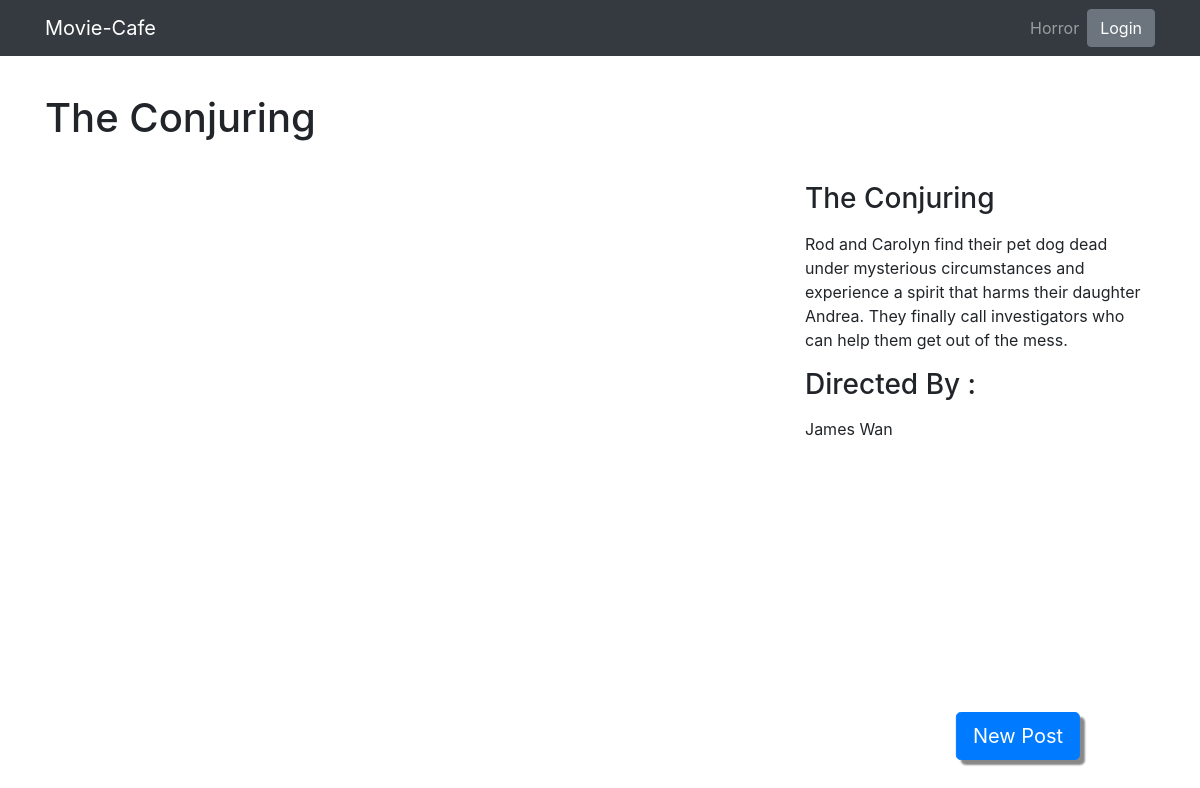
/movies/1/, run on the app's committed database.
### database.py (models this page shows, shortened)
class Genres(Base):
	__tablename__ = 'genres'
	name = Column(String(80), primary_key = True)

class Movies(Base):
	__tablename__ = 'movies'
	id = Column(Integer, primary_key = True)
	name = Column(String(80), nullable = False)
	director = Column(String(80), nullable = False)
	description = Column(Text)
	posterUrl = Column(String(80))
	genre = Column(String(80), ForeignKey('genres.name'))
	genres = relationship(Genres)
	user_email = Column(String(80), ForeignKey('users.email'))
	users = relationship(Users)

### app.py (the view)
@app.route('/movies/<genre>/')
def genre_page(genre):
	genres = Session.query(Genres).all()
	movies = Session.query(Movies).filter_by(genre=genre).all()
	return render_template('genre_page.html', movies=movies, genre=genre,
							genres=genres, STATE=state(),
							login_session=login_session)

### app.py (called while the page is built)
def state():
    state = ''.join(random.choice(string.ascii_uppercase + string.digits)
                    for x in xrange(32))
    login_session['state'] = state
    return state

@app.route('/movies/<int:movie_id>/')
def movie_page(movie_id):
	genres = Session.query(Genres).all()
	movie = Session.query(Movies).filter_by(id=movie_id).one()
	return render_template('movie_page.html', movie=movie, movie_id=movie_id,
							genres=genres, STATE=state(),
							login_session=login_session)

### templates/movie_page.html (shortened to what this page needs)
{% extends "base.html" %} {% block content %}
<h1 class="my-4">{{movie.name}}</h1>
<div class="row">
    <div class="col-md-8">
    </div>
    <div class="col-md-4">
        <h3 class="my-3">{{movie.name}}</h3>
        <p>{{movie.description}}</p>
        <h3 class="my-3">Directed By :</h3>
        <p>{{movie.director}}</p>
    </div>
</div>
{% endblock %}

### templates/base.html (shortened to what this page needs)
<!DOCTYPE html>
<html lang="en">
<head>
	<link rel="stylesheet" href="https://maxcdn.bootstrapcdn.com/bootstrap/4.0.0-beta.2/css/bootstrap.min.css">
	<link href="{{ url_for('static', filename='css/styles.css') }}" rel="stylesheet">
</head>
<body>
	<nav class="navbar navbar-expand-lg navbar-dark bg-dark fixed-top">
		<div class="container">
			<a class="navbar-brand" href="{{ url_for('main_page') }}">Movie-Cafe</a>
			<div class="collapse navbar-collapse" id="navbarResponsive">
				<ul class="navbar-nav ml-auto">
					{% for genre in genres %}
					<li class="nav-item">
						<a class="nav-link" href="{{ url_for('genre_page', genre=genre.name) }}">{{genre.name}}</a>
					</li>
					{% endfor %}
				</ul>
				{% if login_session['name'] %}
					<button href="#" onclick="logout()" class="btn btn-secondary">Logout</button>
				{% else %}
					<button href="#" id="google_login" class="btn btn-secondary">Login</button>
				{% endif %}
			</div>
		</div>
	</nav>
	<div class="container" id="main-content">
		{% block content %} {% endblock %}
		{% if request.path != url_for('post_page') %}
			<form action="{{ url_for('post_page') }}">
				<button id="add-btn" type="submit" class="btn btn-primary btn-lg">New Post</button>
			</form>
		{% endif %}
	</div>
</body>
</html>

### static/css/styles.css (style rules this page uses)
#main-content { padding-top: 70px; padding-bottom: 50px; }
#add-btn { position: fixed; transform: translate(-100%, -100%); top: 95%; left: 90%; z-index: 4; box-shadow: 5px 5px 2px #888888; }

### data on the page
Genres: name "Horror"
Movies: name "The Conjuring", description "Rod and Carolyn find their pet dog dead under mysterious circumstances and experience a spirit that harms their daughter Andrea. They finally call investigators who can help them get out of the mess.", director "James Wan"
